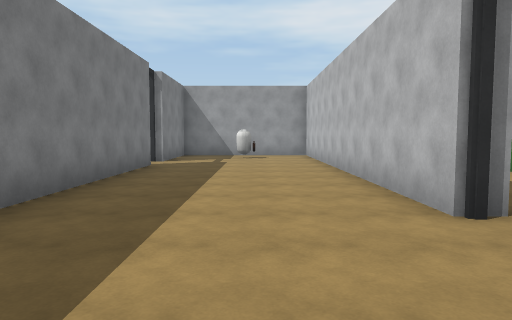
View 1 (above)

22 first-person views from a walk through a Unity game level. The camera is 1.5 m above the floor, tilts 4° down and sees 70° across. The floor is counted in squares, 2 m on a side. Each view is taken from the middle of a square. On the plan, view 1 faces up. The plan holds only what a view shows up to about 11 squares ahead; the rest is blank. The place goes on beyond the plan. The player character is not drawn. Door leaves are left out, so doorways stand open. Surface patterns are stand-ins for the level's own textures.

View 2
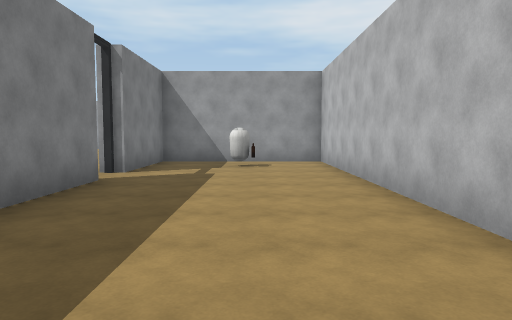

View 3
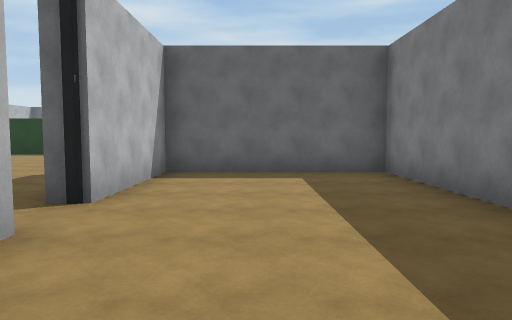

View 4
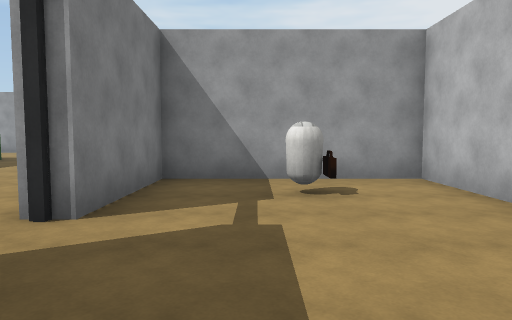

View 5
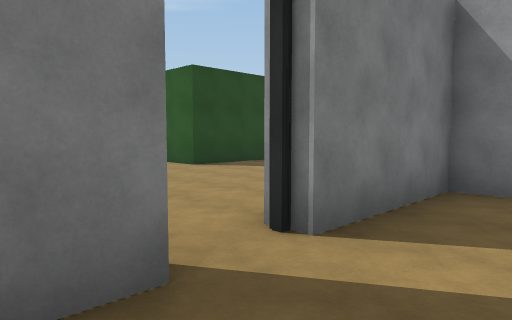

View 6
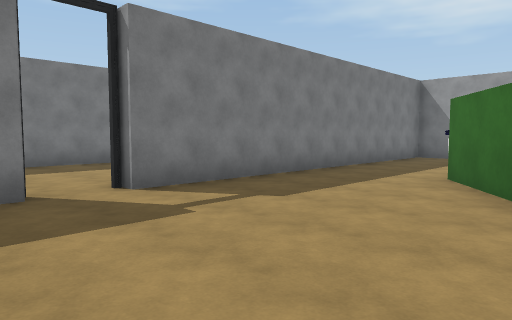

View 7
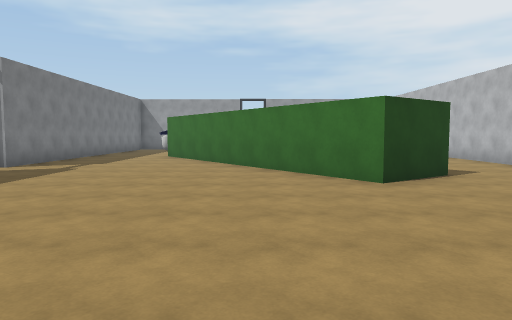

View 8
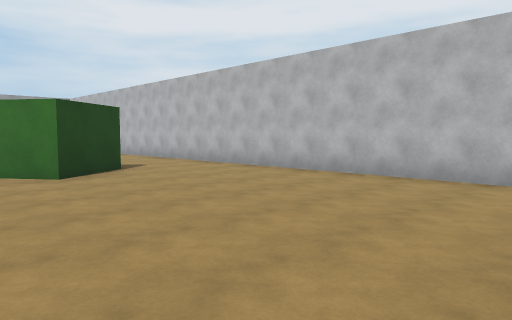

View 9
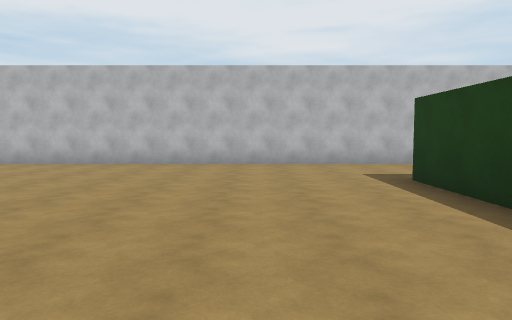

View 10
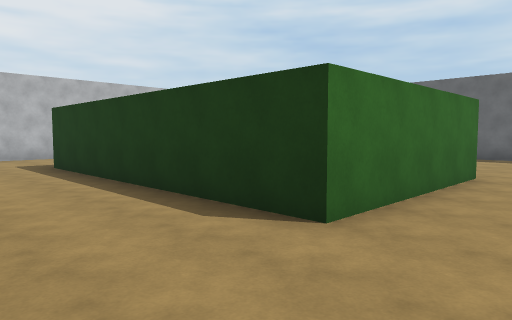

View 11
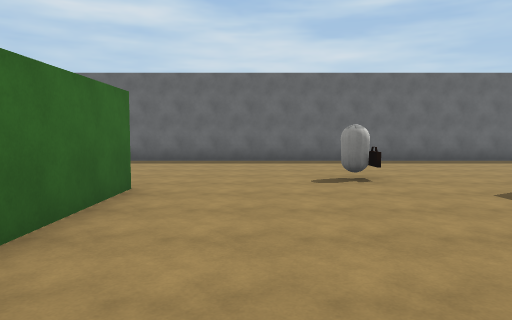

View 12
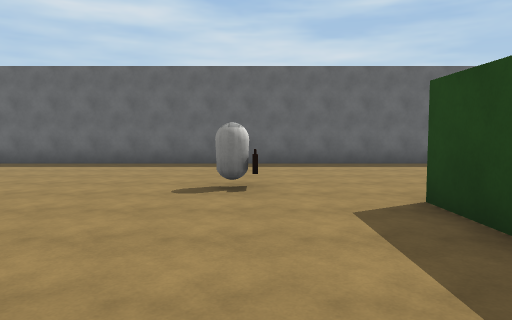

View 13
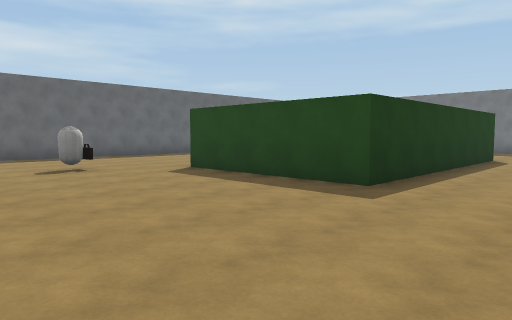

View 14
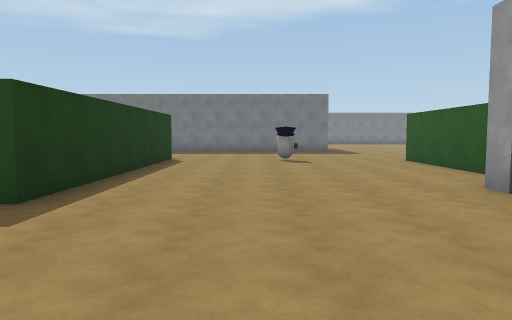

View 15
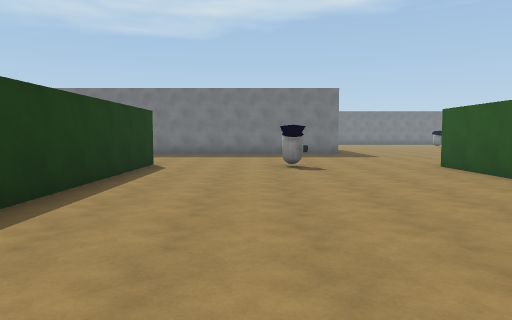

View 16
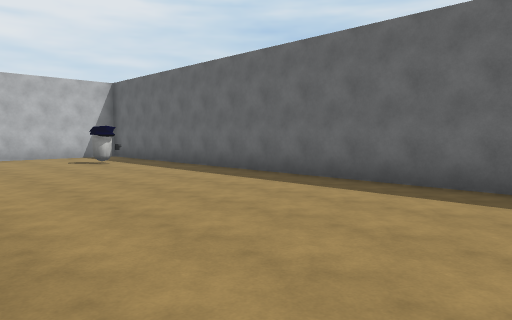

View 17
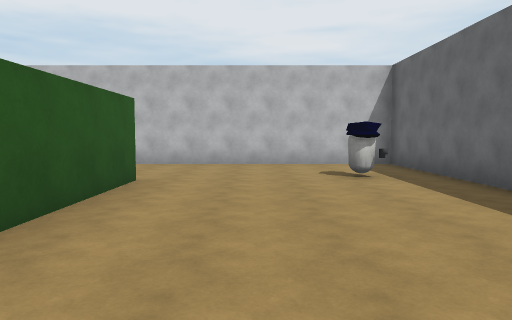

View 18
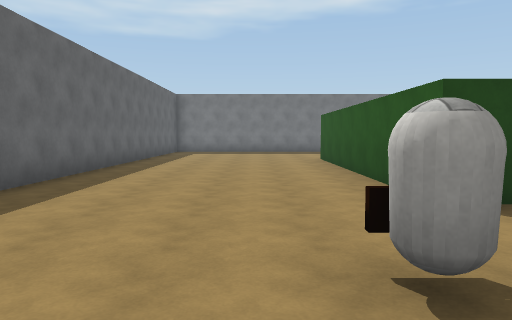

View 19
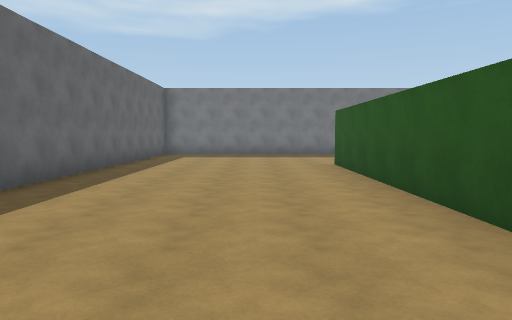

View 20
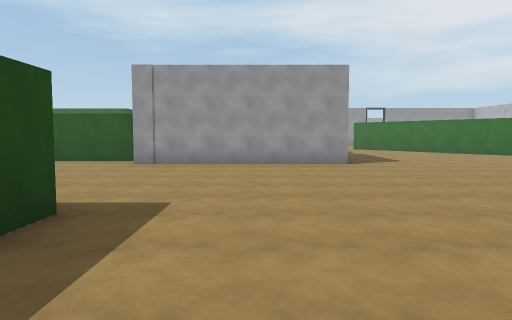

View 21
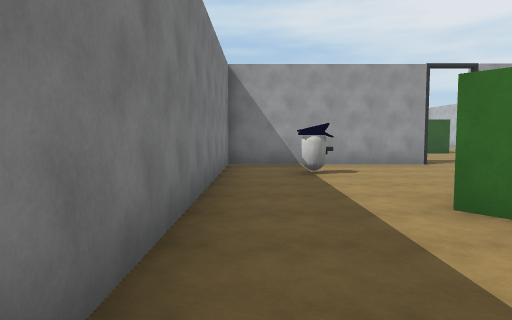

View 22
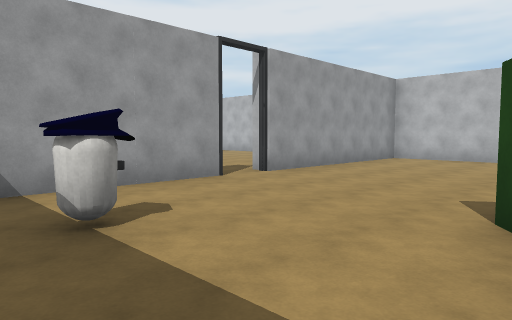

### Floor plan
Points are (right, up) in squares from view 1. A wall is a line through its corners. A room is listed if a view was taken in it or the views show most of it. See-through windows are left out.
Room 1 (views 1, 2, 3, 4, 5)
walls: (-2.6, 9) (-2.6, -1.3) (1.8, -1.3) (1.8, 2); (1.8, 3.3) (1.8, 13.2) (-2.6, 13.2) (-2.6, 10.2)
ways out: open door at (2, 2.5) to room 2; open door at (-3, 9.5)
objects: other object (0, 12)
Room 2 (views 6, 7, 8, 9, 10, 11, 12, 13, 14, 15, 16, 17, 18, 19, 20, 21, 22)
walls: (2.4, -1.8) (-3.1, -1.8); (3.7, -12.1) (3.7, -7.6) (11, -7.6); (-3.4, -0.7) (-8.6, -0.7); (-2.8, -12) (-9.1, -12); (11, -12) (7.8, -12); (11.6, 1.8) (10, 0.6) (4.9, 7.7); (14.3, -9.1) (14.3, 6); (-9.2, -7.6) (-1.9, -7.6) (-1.9, -12.1); (14.3, 10.2) (14.3, 12.4); (7.2, 13.2) (2.3, 13.2) (2.3, 3.3); (-11.1, -17.4) (14.3, -17.4) (14.3, -10.9); (13.5, 13.2) (8.5, 13.2) (8.5, 13.6)
ways out: open door at (2, 2.5) to room 1; opening at (-10, -1); open door at (8, 13)
objects: other object (-9, -4) to (-8, -4); other object (0, -13); other object (4, 11); other object (11, -16) to (12, -16)

Positions as (right, up) in squares from view 1, and headings:
1: (0, 0), facing up
2: (0, 3), facing up
3: (0, 6), facing down
4: (-1, 7), facing up
5: (-1, 8), facing up-left
6: (7, 1), facing up-left
7: (8, -5), facing up
8: (8, -6), facing up-right
9: (5, -5), facing right
10: (2, -5), facing down-right
11: (2, -7), facing down
12: (0, -8), facing down
13: (3, -5), facing down-left
14: (2, -5), facing left
15: (0, -5), facing left
16: (2, -12), facing down-right
17: (5, -14), facing right
18: (2, -14), facing left
19: (0, -14), facing left
20: (0, -11), facing up
21: (3, 4), facing up
22: (3, 8), facing up-right
